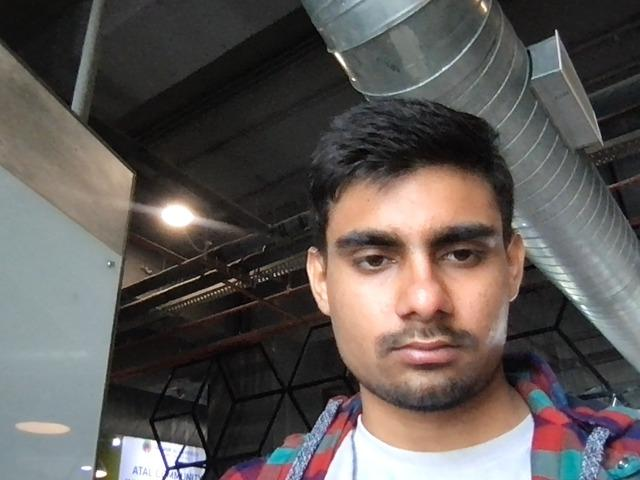
#> input picture faces/6280357229.jpg, 640 x 480 px
$ python -i biometrics.py   (imports and definitions only)
#> lines starting #> are read from the running program, lines starting #| are printed output that depends on the picture
#> further down, picture is the input picture: shape (480, 640, 3); mean B, G, R 85.5, 88.2, 94
import logging
import base64
import hashlib
import json
import os
import numpy as np
import traceback
import time
from datetime import datetime
from io import BytesIO
import glob

# Try to import OpenCV first - this will be our primary method
# [8 lines not run here, left out]

# Import PIL for image handling
try:
    from PIL import Image
except ImportError:
    logging.error("PIL module not available, verification may fail")
    logging.error(traceback.format_exc())

# Configure logging
logger = logging.getLogger(__name__)

class BiometricVerifier:
    def __init__(self):
        self.faces_dir = os.path.join(os.path.dirname(os.path.dirname(__file__)), 'faces')
        # Create faces directory if it doesn't exist
        if not os.path.exists(self.faces_dir):
            os.makedirs(self.faces_dir)

        # Create models directory for face recognizer models
        self.models_dir = os.path.join(self.faces_dir, 'models')
        if not os.path.exists(self.models_dir):
            os.makedirs(self.models_dir)

        logger.info(f"BiometricVerifier initialized with storage at {self.faces_dir}")

        # Initialize OpenCV face detection
        try:
            import cv2
            # Use cascade classifiers - more reliable for detection
            # Try to load both frontal and profile face cascades for better detection
            self.face_cascade_frontal = cv2.CascadeClassifier(cv2.data.haarcascades + 'haarcascade_frontalface_default.xml')
            self.face_cascade_profile = cv2.CascadeClassifier(cv2.data.haarcascades + 'haarcascade_profileface.xml')
            # Also load eye detection for improved verification
            self.eye_cascade = cv2.CascadeClassifier(cv2.data.haarcascades + 'haarcascade_eye.xml')
            self.use_opencv = True
            logger.info("Using OpenCV cascades for face detection")

            # Check if advanced face recognition is available
            try:
                # Initialize LBPH Face Recognizer (Local Binary Patterns Histograms)
                # This is more robust than simple image comparison
                self.face_recognizer = cv2.face_LBPHFaceRecognizer.create()
                self.advanced_recognition = True
                logger.info("OpenCV LBPH face recognition is available")
            except (AttributeError, cv2.error) as e:
                try:
                    # Try another way to initialize the face recognizer
                    self.face_recognizer = cv2.face.LBPHFaceRecognizer_create()
                    self.advanced_recognition = True
                    logger.info("OpenCV face.LBPHFaceRecognizer is available")
                except (AttributeError, cv2.error) as e:
                    self.advanced_recognition = False
                    logger.info("OpenCV advanced face recognition not available, using image similarity")
        except Exception as e:
            self.use_opencv = False
            self.advanced_recognition = False
            logger.warning(f"OpenCV initialization failed: {str(e)}")
            logger.warning("Using simplified hash-based verification")
            logger.error(traceback.format_exc())

    def detect_face(self, img_cv):
        """Detect faces in image with increased accuracy by trying multiple methods"""
        try:
            # Convert to grayscale for detection
            gray = cv2.cvtColor(img_cv, cv2.COLOR_BGR2GRAY)
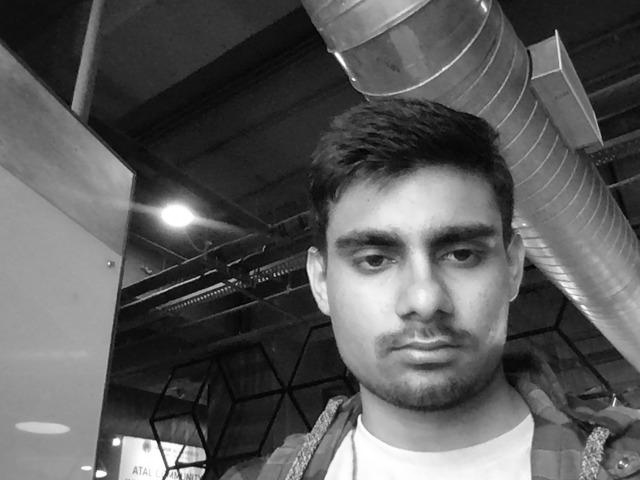
#> gray: shape (480, 640); min 0, max 255, mean 89.7

            # Equalize histogram to improve detection in different lighting
            gray = cv2.equalizeHist(gray)
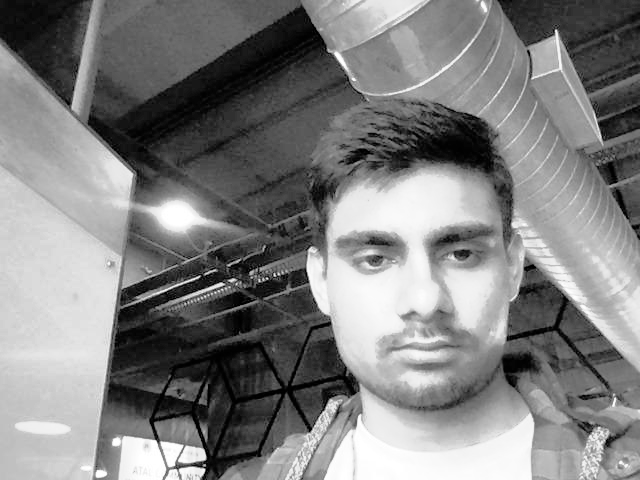
#> gray: shape (480, 640); min 0, max 255, mean 128.3

            # Try to detect frontal faces first with different parameters
            # Start with more lenient parameters to detect more faces
            faces_frontal = self.face_cascade_frontal.detectMultiScale(
                gray,
                scaleFactor=1.2,  # More lenient scale factor
                minNeighbors=3,   # Fewer neighbors required
                minSize=(30, 30),
                flags=cv2.CASCADE_SCALE_IMAGE
            )
#> faces_frontal = [[296, 154, 250, 250]]

            # If no frontal faces found, try profile faces
            if len(faces_frontal) == 0:
                faces_profile = self.face_cascade_profile.detectMultiScale(
                    gray,
                    scaleFactor=1.2,  # More lenient scale factor
                    minNeighbors=3,   # Fewer neighbors required
                    minSize=(30, 30),
                    flags=cv2.CASCADE_SCALE_IMAGE
                )

                # If profile faces found, use them
                if len(faces_profile) > 0:
                    return gray, faces_profile

                # Try with even more lenient parameters if still no faces
                faces_lenient = self.face_cascade_frontal.detectMultiScale(
                    gray,
                    scaleFactor=1.3,    # Even more lenient scale factor
                    minNeighbors=2,     # Even fewer neighbors
                    minSize=(20, 20),   # Smaller minimum size
                    flags=cv2.CASCADE_SCALE_IMAGE
                )

                if len(faces_lenient) > 0:
                    return gray, faces_lenient

                # Return empty result if no faces detected
                return gray, []

            # Return result with frontal faces (most reliable)
            return gray, faces_frontal

        except Exception as e:
            logger.error(f"Face detection error: {str(e)}")
            logger.error(traceback.format_exc())
            return None, []

    # [435 lines left out: functions get_all_registered_users, register_face, verify_against_specific_user, verify_face, not called in this run]

>>> import cv2
>>> picture = cv2.imread('../faces/6280357229.jpg')
>>> result = BiometricVerifier().detect_face(picture)

$ run again, on faces/9959527116.jpg
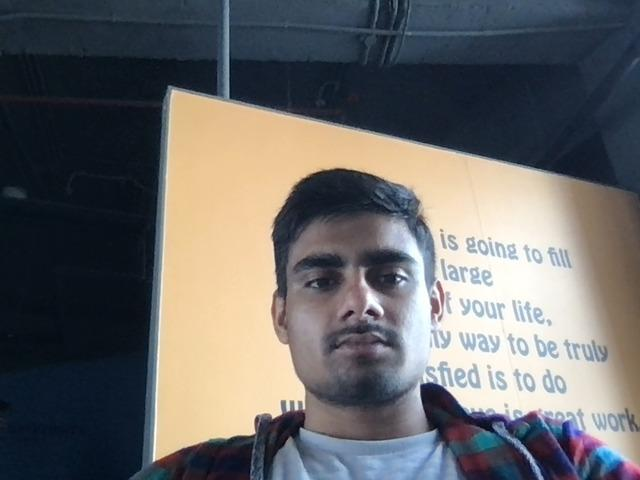
#> input picture faces/9959527116.jpg, 640 x 480 px
#> picture is the input picture: shape (480, 640, 3); mean B, G, R 103.3, 102.8, 103.3
#> in detect_face, `gray = cv2.cvtColor(img_cv, cv2.COLOR_BGR2GRAY)`:
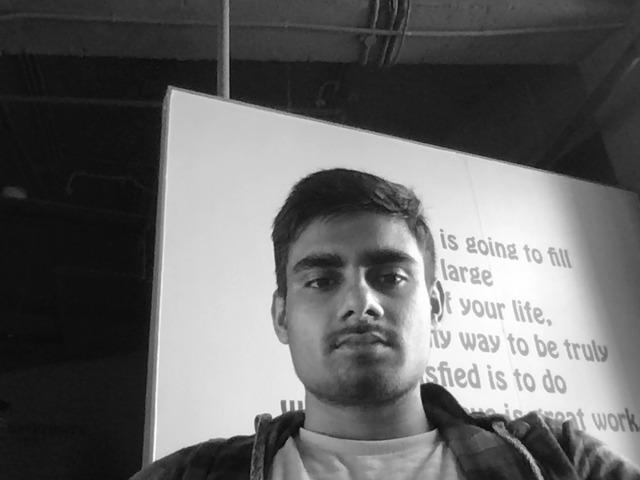
#> gray: shape (480, 640); min 2, max 255, mean 103
#> in detect_face, `gray = cv2.equalizeHist(gray)`:
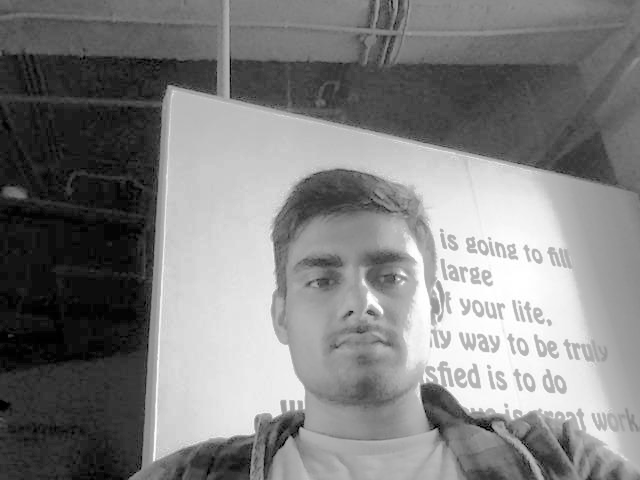
#> gray: shape (480, 640); min 0, max 255, mean 128.6
#> faces_frontal = [[260, 203, 188, 188], [398, 172, 231, 231]]

$ run again, on faces/9959527116_face.jpg
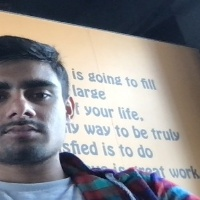
#> input picture faces/9959527116_face.jpg, 200 x 200 px
#> picture is the input picture: shape (200, 200, 3); mean B, G, R 142.1, 140.3, 141.9
#> in detect_face, `gray = cv2.cvtColor(img_cv, cv2.COLOR_BGR2GRAY)`:
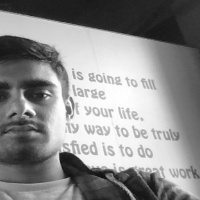
#> gray: shape (200, 200); min 12, max 255, mean 141
#> in detect_face, `gray = cv2.equalizeHist(gray)`:
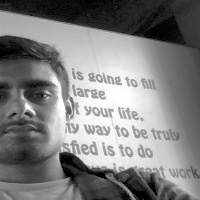
#> gray: shape (200, 200); min 0, max 255, mean 128.2
#> faces_frontal = [[51, 34, 130, 130]]
